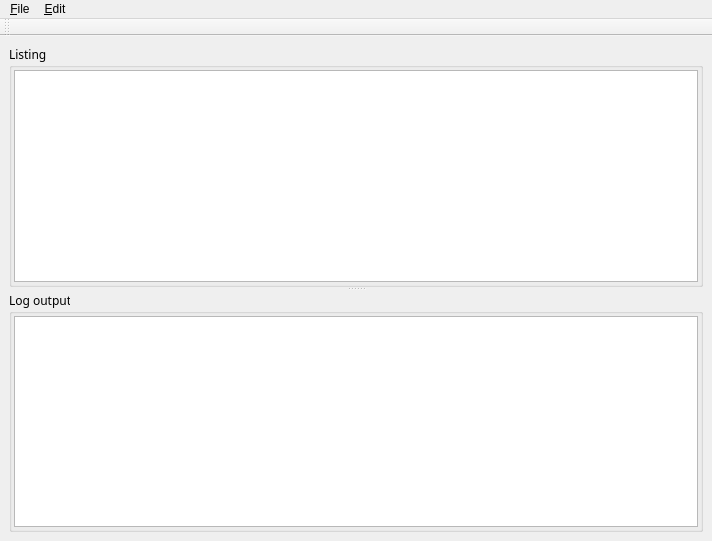
<?xml version="1.0" encoding="UTF-8"?>
<ui version="4.0">
 <class>Cass80Main</class>
 <widget class="QMainWindow" name="Cass80Main">
  <property name="geometry">
   <rect>
    <x>0</x>
    <y>0</y>
    <width>712</width>
    <height>541</height>
   </rect>
  </property>
  <property name="windowTitle">
   <string>Cassette Manager for TRS80 and EG2000</string>
  </property>
  <widget class="QWidget" name="centralwidget">
   <layout class="QVBoxLayout" name="verticalLayout_3">
    <item>
     <widget class="QSplitter" name="splitter">
      <property name="orientation">
       <enum>Qt::Vertical</enum>
      </property>
      <widget class="QGroupBox" name="gb_listing">
       <property name="font">
        <font>
         <family>Source Code Pro</family>
         <pointsize>9</pointsize>
        </font>
       </property>
       <property name="title">
        <string>Listing</string>
       </property>
       <layout class="QVBoxLayout" name="verticalLayout">
        <property name="spacing">
         <number>2</number>
        </property>
        <property name="leftMargin">
         <number>2</number>
        </property>
        <property name="topMargin">
         <number>2</number>
        </property>
        <property name="rightMargin">
         <number>2</number>
        </property>
        <property name="bottomMargin">
         <number>2</number>
        </property>
        <item>
         <widget class="QTextEdit" name="te_listing">
          <property name="font">
           <font>
            <kerning>false</kerning>
           </font>
          </property>
          <property name="lineWrapMode">
           <enum>QTextEdit::NoWrap</enum>
          </property>
         </widget>
        </item>
       </layout>
      </widget>
      <widget class="QGroupBox" name="gb_text">
       <property name="font">
        <font>
         <family>Source Code Pro</family>
         <pointsize>9</pointsize>
        </font>
       </property>
       <property name="title">
        <string>Log output</string>
       </property>
       <layout class="QVBoxLayout" name="verticalLayout_2">
        <property name="spacing">
         <number>2</number>
        </property>
        <property name="leftMargin">
         <number>2</number>
        </property>
        <property name="topMargin">
         <number>2</number>
        </property>
        <property name="rightMargin">
         <number>2</number>
        </property>
        <property name="bottomMargin">
         <number>2</number>
        </property>
        <item>
         <widget class="QTextBrowser" name="tb">
          <property name="font">
           <font>
            <family>Source Code Pro</family>
            <pointsize>8</pointsize>
           </font>
          </property>
         </widget>
        </item>
       </layout>
      </widget>
     </widget>
    </item>
   </layout>
  </widget>
  <widget class="QMenuBar" name="menubar">
   <property name="geometry">
    <rect>
     <x>0</x>
     <y>0</y>
     <width>712</width>
     <height>22</height>
    </rect>
   </property>
   <widget class="QMenu" name="menu_File">
    <property name="title">
     <string>&amp;File</string>
    </property>
    <addaction name="action_Load"/>
    <addaction name="action_Save"/>
    <addaction name="separator"/>
    <addaction name="action_Quit"/>
   </widget>
   <widget class="QMenu" name="menu_Edit">
    <property name="title">
     <string>&amp;Edit</string>
    </property>
    <addaction name="action_Undo_lmoffset"/>
   </widget>
   <addaction name="menu_File"/>
   <addaction name="menu_Edit"/>
  </widget>
  <widget class="QToolBar" name="toolBar">
   <property name="windowTitle">
    <string>toolBar</string>
   </property>
   <attribute name="toolBarArea">
    <enum>TopToolBarArea</enum>
   </attribute>
   <attribute name="toolBarBreak">
    <bool>false</bool>
   </attribute>
  </widget>
  <action name="action_Load">
   <property name="text">
    <string>&amp;Load …</string>
   </property>
   <property name="toolTip">
    <string>Load TRS80 / Colour Genie cassette file</string>
   </property>
   <property name="shortcut">
    <string>Ctrl+L</string>
   </property>
  </action>
  <action name="action_Quit">
   <property name="text">
    <string>&amp;Quit</string>
   </property>
   <property name="shortcut">
    <string>Ctrl+Q</string>
   </property>
  </action>
  <action name="action_Save">
   <property name="text">
    <string>&amp;Save …</string>
   </property>
   <property name="shortcut">
    <string>Ctrl+S</string>
   </property>
  </action>
  <action name="action_Undo_lmoffset">
   <property name="text">
    <string>Undo &amp;lmoffset</string>
   </property>
   <property name="shortcut">
    <string>Ctrl+U</string>
   </property>
  </action>
 </widget>
 <resources/>
 <connections/>
</ui>
